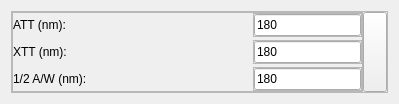
<?xml version="1.0" encoding="UTF-8"?>
<ui version="4.0">
 <class>Form</class>
 <widget class="QWidget" name="Form">
  <property name="geometry">
   <rect>
    <x>0</x>
    <y>0</y>
    <width>399</width>
    <height>94</height>
   </rect>
  </property>
  <property name="windowTitle">
   <string>Form</string>
  </property>
  <layout class="QVBoxLayout" name="verticalLayout">
   <item>
    <widget class="QFrame" name="frame_Tolerance">
     <property name="frameShape">
      <enum>QFrame::StyledPanel</enum>
     </property>
     <property name="frameShadow">
      <enum>QFrame::Raised</enum>
     </property>
     <layout class="QHBoxLayout" name="horizontalLayout">
      <property name="spacing">
       <number>0</number>
      </property>
      <property name="margin">
       <number>0</number>
      </property>
      <item>
       <widget class="QFrame" name="frame_2">
        <property name="frameShape">
         <enum>QFrame::StyledPanel</enum>
        </property>
        <property name="frameShadow">
         <enum>QFrame::Raised</enum>
        </property>
        <layout class="QVBoxLayout" name="verticalLayout_3">
         <property name="spacing">
          <number>3</number>
         </property>
         <property name="margin">
          <number>0</number>
         </property>
         <item>
          <widget class="QFrame" name="frame_Att">
           <property name="frameShape">
            <enum>QFrame::NoFrame</enum>
           </property>
           <property name="frameShadow">
            <enum>QFrame::Raised</enum>
           </property>
           <layout class="QHBoxLayout" name="horizontalLayout_70">
            <property name="spacing">
             <number>0</number>
            </property>
            <property name="margin">
             <number>0</number>
            </property>
            <item>
             <widget class="QLabel" name="label_78">
              <property name="minimumSize">
               <size>
                <width>240</width>
                <height>0</height>
               </size>
              </property>
              <property name="font">
               <font>
                <weight>50</weight>
                <bold>false</bold>
               </font>
              </property>
              <property name="text">
               <string>ATT (nm):</string>
              </property>
             </widget>
            </item>
            <item>
             <widget class="QFrame" name="frame_APV_12">
              <property name="frameShape">
               <enum>QFrame::StyledPanel</enum>
              </property>
              <property name="frameShadow">
               <enum>QFrame::Raised</enum>
              </property>
              <layout class="QHBoxLayout" name="horizontalLayout_16">
               <property name="spacing">
                <number>0</number>
               </property>
               <property name="margin">
                <number>0</number>
               </property>
               <item>
                <widget class="QLineEdit" name="txtAtt">
                 <property name="enabled">
                  <bool>true</bool>
                 </property>
                 <property name="font">
                  <font>
                   <weight>50</weight>
                   <bold>false</bold>
                  </font>
                 </property>
                 <property name="text">
                  <string>180</string>
                 </property>
                </widget>
               </item>
              </layout>
             </widget>
            </item>
           </layout>
          </widget>
         </item>
         <item>
          <widget class="QFrame" name="frame_Xtt">
           <property name="frameShape">
            <enum>QFrame::NoFrame</enum>
           </property>
           <property name="frameShadow">
            <enum>QFrame::Raised</enum>
           </property>
           <layout class="QHBoxLayout" name="horizontalLayout_72">
            <property name="spacing">
             <number>0</number>
            </property>
            <property name="margin">
             <number>0</number>
            </property>
            <item>
             <widget class="QLabel" name="label_80">
              <property name="minimumSize">
               <size>
                <width>240</width>
                <height>0</height>
               </size>
              </property>
              <property name="font">
               <font>
                <weight>50</weight>
                <bold>false</bold>
               </font>
              </property>
              <property name="text">
               <string>XTT (nm):</string>
              </property>
             </widget>
            </item>
            <item>
             <widget class="QFrame" name="frame_APV_14">
              <property name="frameShape">
               <enum>QFrame::StyledPanel</enum>
              </property>
              <property name="frameShadow">
               <enum>QFrame::Raised</enum>
              </property>
              <layout class="QHBoxLayout" name="horizontalLayout_18">
               <property name="spacing">
                <number>0</number>
               </property>
               <property name="margin">
                <number>0</number>
               </property>
               <item>
                <widget class="QLineEdit" name="txtXtt">
                 <property name="enabled">
                  <bool>true</bool>
                 </property>
                 <property name="font">
                  <font>
                   <weight>50</weight>
                   <bold>false</bold>
                  </font>
                 </property>
                 <property name="text">
                  <string>180</string>
                 </property>
                </widget>
               </item>
              </layout>
             </widget>
            </item>
           </layout>
          </widget>
         </item>
         <item>
          <widget class="QFrame" name="frame_Aws">
           <property name="frameShape">
            <enum>QFrame::NoFrame</enum>
           </property>
           <property name="frameShadow">
            <enum>QFrame::Raised</enum>
           </property>
           <layout class="QHBoxLayout" name="horizontalLayout_71">
            <property name="spacing">
             <number>0</number>
            </property>
            <property name="margin">
             <number>0</number>
            </property>
            <item>
             <widget class="QLabel" name="label_79">
              <property name="minimumSize">
               <size>
                <width>240</width>
                <height>0</height>
               </size>
              </property>
              <property name="font">
               <font>
                <weight>50</weight>
                <bold>false</bold>
               </font>
              </property>
              <property name="text">
               <string>1/2 A/W (nm):</string>
              </property>
             </widget>
            </item>
            <item>
             <widget class="QFrame" name="frame_APV_13">
              <property name="frameShape">
               <enum>QFrame::StyledPanel</enum>
              </property>
              <property name="frameShadow">
               <enum>QFrame::Raised</enum>
              </property>
              <layout class="QHBoxLayout" name="horizontalLayout_17">
               <property name="spacing">
                <number>0</number>
               </property>
               <property name="margin">
                <number>0</number>
               </property>
               <item>
                <widget class="QLineEdit" name="txtAsw">
                 <property name="enabled">
                  <bool>true</bool>
                 </property>
                 <property name="font">
                  <font>
                   <weight>50</weight>
                   <bold>false</bold>
                  </font>
                 </property>
                 <property name="text">
                  <string>180</string>
                 </property>
                </widget>
               </item>
              </layout>
             </widget>
            </item>
           </layout>
          </widget>
         </item>
        </layout>
       </widget>
      </item>
      <item>
       <widget class="QToolButton" name="btnDropDown">
        <property name="sizePolicy">
         <sizepolicy hsizetype="Fixed" vsizetype="Preferred">
          <horstretch>0</horstretch>
          <verstretch>0</verstretch>
         </sizepolicy>
        </property>
        <property name="minimumSize">
         <size>
          <width>0</width>
          <height>0</height>
         </size>
        </property>
        <property name="maximumSize">
         <size>
          <width>16777215</width>
          <height>16777215</height>
         </size>
        </property>
        <property name="text">
         <string/>
        </property>
       </widget>
      </item>
     </layout>
    </widget>
   </item>
  </layout>
  <zorder>label_71</zorder>
  <zorder>frame_Tolerance</zorder>
 </widget>
 <resources/>
 <connections/>
</ui>
